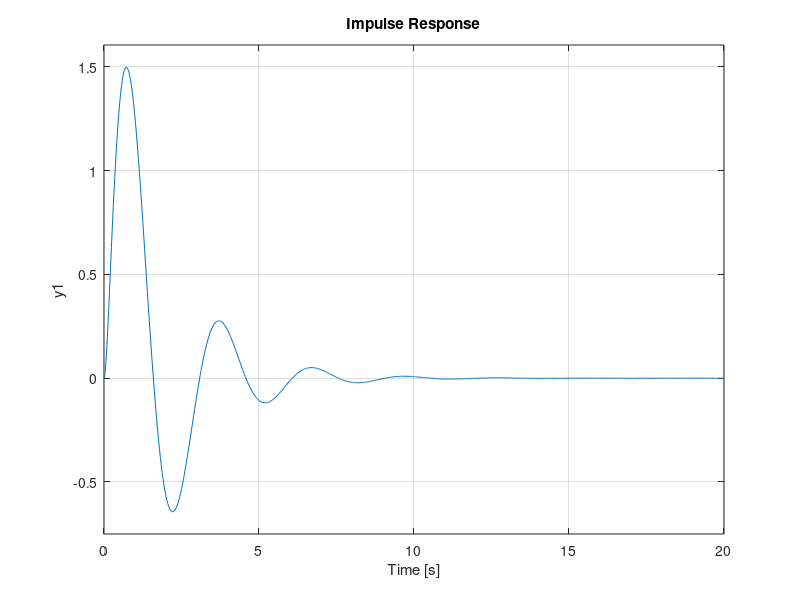

Write MATLAB code to recreate this figure. (Note: this script raises an error after producing the figure.)
%%%%%%%%%%%%%%%
num = 3;
den = [0.06 0.7 1 0];
G = tf(num,den)
G1 = feedback(G,1)
%%%%%%%%%%%%
num = 3;
den = [0.06 0.7 1 0];
G = tf(num,den)
G1 = feedback(G,1)
margin(G)
step(G1)
impulse(G1)
%%%%%%%%%%%%%%%%%>>num1=conv([0.626 1],3)
den1=conv([0.204 1],[0.04,0.5,1,0])
G2=tf(num1,den1)
G3=feedback(G2,1)
margin(G2)
step(G3)


